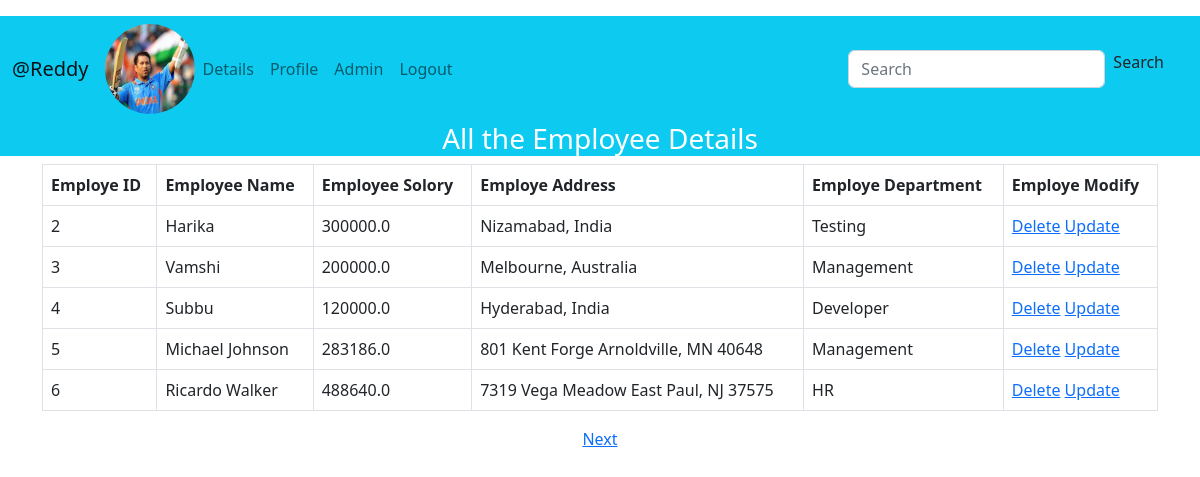
The page /dbapp/display/1 (signed in) on the database its author committed.
### dbapp/models.py (models this page shows, shortened)
class Profile(models.Model):
    user=models.OneToOneField(User,on_delete=models.CASCADE)
    image=models.ImageField(default='profile_pics/sachin.jpg',upload_to='profile_pics',blank=True)

class Employee(models.Model):
    emp_name=models.CharField(max_length=100)
    emp_salory=models.FloatField()
    emp_address=models.TextField()
    emp_dept=models.CharField(max_length=100)

### dbapp/views.py (the view)
# urls.py: path('display/<int:pno>',views.Display,name='display'),
def Display(request,pno):
    emp=Employee.objects.all()
    p=Paginator(emp,5)
    page=p.get_page(pno)
    return render(request,'dbapp/display.html',{'emp':page})

### template/dbapp/display.html (shortened to what this page needs)
{% extends 'dbapp/home.html'%}
{% block content %}
    <h3 class="text-center text-white bg-info">All the Employee Details </h3>
    <div class="container mt-1 pt-10">
        <table class="table table-bordered" align="center">
            <thead>
                <th>Employe ID</th>
                <th>Employee Name</th>
                <th>Employee Solory</th>
                <th>Employe Address</th>
                <th>Employe Department</th>
                <th>Employe Modify</th>
            </thead>
            <tbody>
            {% for emp in emp %}
            <tr>
                <td>{{emp.id}}</td>
                <td>{{emp.emp_name}}</td>
                <td>{{emp.emp_salory}}</td>
                <td>{{emp.emp_address}}</td>
                <td>{{emp.emp_dept}}</td>
                <td><a href="{% url 'dbapp:empdelete' emp.id %}">Delete</a>
                    <a href="{% url 'dbapp:empupdate' emp.id %}">Update</a>
                </td>
            </tr>
            {% endfor %}
            </tbody>
        </table>
    </div>
    <div>
        {% if emp.has_next %}
        <center><a href="{% url 'dbapp:display' emp.next_page_number %}">Next</a></center>
        {% endif %}
    </div>
{% endblock %}

### template/dbapp/home.html (shortened to what this page needs)
<!DOCTYPE html>
{% load static %}
<html lang="en">
<head>
    <link href="https://cdn.jsdelivr.net/npm/bootstrap@5.2.3/dist/css/bootstrap.min.css" rel="stylesheet">
</head>
<body>
    <nav class="navbar navbar-expand-lg navbar-light bg-info mt-3 ms-0 me-0">
        {% if user.is_authenticated %}
        <div class="container-fluid">
          <a class="navbar-brand" href="{% url 'home' %}">@{{user.username}}</a>
          <img  class="rounded-circle account-img" src="{{user.profile.image.url}}" alt="" width="90px" height="90px">
          {% endif %}
          <div class="collapse navbar-collapse" id="navbarSupportedContent">
            <ul class="navbar-nav me-auto mb-2 mb-lg-0">
                {% if user.is_authenticated %}
                <li class="nav-item">
                    <a class="nav-link" href="{% url 'dbapp:display' 1 %}">Details</a>
                </li>
                <li class="nav-item">
                    <a class="nav-link" href="{% url 'dbapp:profile' %}">Profile</a>
                </li>
                <li class="nav-item">
                    <a class="nav-link" href='http://127.0.0.1:8000/admin/'>Admin</a>
                </li>
                <li class="nav-item">
                    <a class="nav-link" href="{% url 'logout' %}">Logout</a>
                </li>
                {% endif %}
            </ul>
            <form class="d-flex pe-4" method="POST" action="{% url 'dbapp:search' %}">
              <input class="form-control me-2" type="search" placeholder="Search" aria-label="Search" name="empno">
              <a class='nav-link'href="{%url 'dbapp:search' %}">Search</a>
            </form>
          </div>
        </div>
      </nav>
    {% block content %}
    {% endblock %}
</body>
</html>

### rows shown on the page
Employee: id "2", emp_name "Harika", emp_salory "300000.0", emp_address "Nizamabad, India", emp_dept "Testing"
Employee: id "3", emp_name "Vamshi", emp_salory "200000.0", emp_address "Melbourne, Australia", emp_dept "Management"
Employee: id "4", emp_name "Subbu", emp_salory "120000.0", emp_address "Hyderabad, India", emp_dept "Developer"
Employee: id "5", emp_name "Michael Johnson", emp_salory "283186.0", emp_address "801 Kent Forge Arnoldville, MN 40648", emp_dept "Management"
Employee: id "6", emp_name "Ricardo Walker", emp_salory "488640.0", emp_address "7319 Vega Meadow East Paul, NJ 37575", emp_dept "HR"

### other values the page prints
{{ user.username }} "Reddy"
